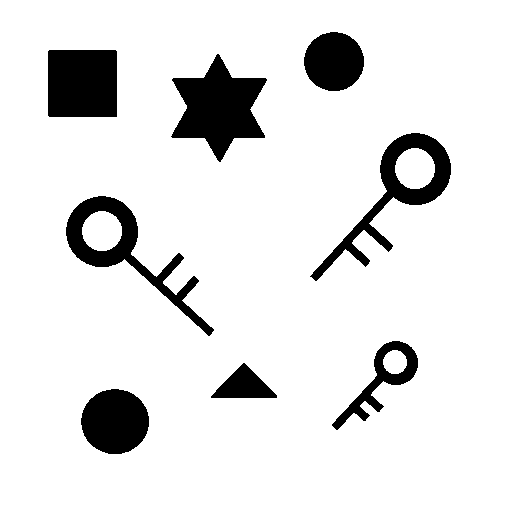
#> input picture 04-ImageProcessing/images/img_1.bmp, 512 x 512 px
$ python s13538.py
#> lines starting #> are read from the running program, lines starting #| are printed output that depends on the picture; after the words box and inside, x2 and y2 are one past the last pixel; in counts of white or black regions, pixels touching at a corner belong together
#-*- coding:utf-8 -*-
import cv2
import numpy as np

def main():
    # 入力画像とテンプレート画像を取得
    img1 = cv2.imread("images/img_1.bmp")
#> img1 is the input picture: shape (512, 512, 3); 89.4% white; 8 black regions, largest, box (x1, y1, x2, y2) and area: (171, 54, 267, 162) 5506, (48, 50, 117, 117) 4620, (66, 196, 214, 336) 4141
    temp1 = cv2.imread("images/Timg_1.bmp")
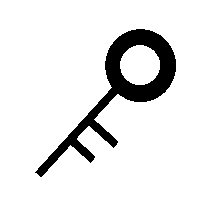
#> input picture 04-ImageProcessing/images/Timg_1.bmp, 200 x 200 px
#> temp1 is the input picture: shape (200, 200, 3); 89.5% white; 1 black region, box (x1, y1, x2, y2) and area: (35, 29, 176, 177) 4208

    img2 = cv2.imread("images/img_2.bmp")
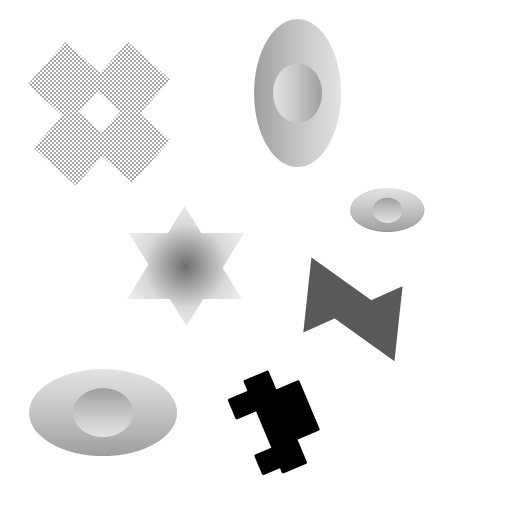
#> input picture 04-ImageProcessing/images/img_2.bmp, 512 x 512 px
#> img2 is the input picture: shape (512, 512, 3); min 0, max 255, mean 238
    temp2 = cv2.imread("images/Timg_2.bmp")
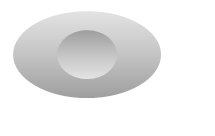
#> input picture 04-ImageProcessing/images/Timg_2.bmp, 215 x 136 px
#> temp2 is the input picture: shape (136, 215, 3); min 158, max 255, mean 234.1


    # グレースケールに変換
    Gimg1 = cv2.cvtColor(img1, cv2.COLOR_RGB2GRAY)
    Gtemp1 = cv2.cvtColor(temp1, cv2.COLOR_RGB2GRAY)

    Gimg2 = cv2.cvtColor(img2, cv2.COLOR_RGB2GRAY)
    Gtemp2 = cv2.cvtColor(temp2, cv2.COLOR_RGB2GRAY)

    # opencvでテンプレートマッチング(差の二乗和)
    match1 = cv2.matchTemplate(Gimg1, Gtemp1, cv2.TM_SQDIFF)
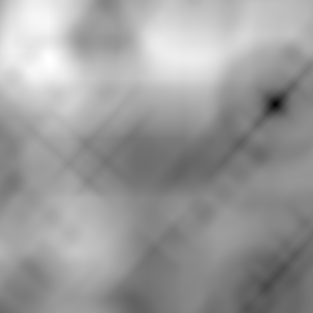
#> match1: shape (313, 313) float32; min 6632448, max 838757248, mean 517255520; drawn with min black and max white
    min_value1, max_value1, min_pt1, max_pt1 = cv2.minMaxLoc(match1)
#> min_value1 = 6632448; max_value1 = 838757248; min_pt1 = (275, 104); max_pt1 = (48, 60)
    pt1 = min_pt1
#> pt1 = (275, 104)

    match2 = cv2.matchTemplate(Gimg2, Gtemp2, cv2.TM_SQDIFF)
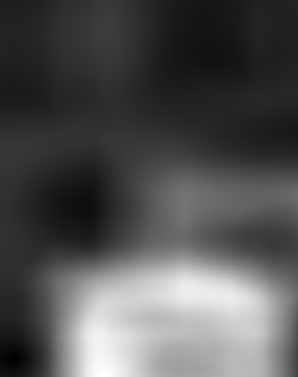
#> match2: shape (377, 298) float32; min 871680, max 349583360, mean 113521992; drawn with min black and max white
    min_value2, max_value2, min_pt2, max_pt2 = cv2.minMaxLoc(match2)
#> min_value2 = 871680; max_value2 = 349583360; min_pt2 = (15, 358); max_pt2 = (102, 376)
    pt2 = min_pt2
#> pt2 = (15, 358)


    # テンプレートと合致した領域の左上座標(x,y)を表示
    print('img_1:({0},{1})'.format(pt1[0],pt1[1]))
#| img_1:(275,104)
    print('img_2:({0},{1})'.format(pt2[0],pt2[1]))
#| img_2:(15,358)

if __name__ == "__main__":
    main()
